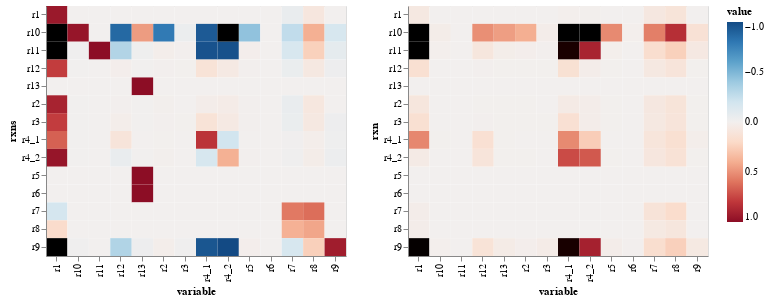

Notebook cell for this chart:
### Markdown cell above
### Plot flux control coefficients median (on the left) and respective interquartile range (on the right)

### Code cell
alt.hconcat(get_heatmaps(Cv_df_median, 'rxns'),
            get_heatmaps(Cv_df_iqr, 'rxn'))

### Figure 1 — Vega-Lite specification as saved in the notebook (floating-point values rounded to 4 significant figures; data arrays with more than 128 entries replaced by an {"elided": "..."} marker saying what was removed)
{"config": {"view": {"continuousWidth": 400, "continuousHeight": 300}}, "hconcat": [{"data": {"name": "data-7bb2b449490af9737aae59ffdfe30252"}, "mark": "rect", "encoding": {"color": {"type": "quantitative", "field": "value", "scale": {"domain": [1, -1], "scheme": "redblue"}}, "tooltip": {"type": "quantitative", "field": "value"}, "x": {"type": "nominal", "field": "variable"}, "y": {"type": "nominal", "field": "rxns"}}, "height": 250, "width": 300}, {"data": {"name": "data-2f4bd91e38f2f7d7edca1edc3d424a9b"}, "mark": "rect", "encoding": {"color": {"type": "quantitative", "field": "value", "scale": {"domain": [1, -1], "scheme": "redblue"}}, "tooltip": {"type": "quantitative", "field": "value"}, "x": {"type": "nominal", "field": "variable"}, "y": {"type": "nominal", "field": "rxn"}}, "height": 250, "width": 300}], "$schema": "https://vega.github.io/schema/vega-lite/v4.8.1.json", "datasets": {"data-7bb2b449490af9737aae59ffdfe30252": {"elided": "196 records"}, "data-2f4bd91e38f2f7d7edca1edc3d424a9b": {"elided": "196 records"}}}
